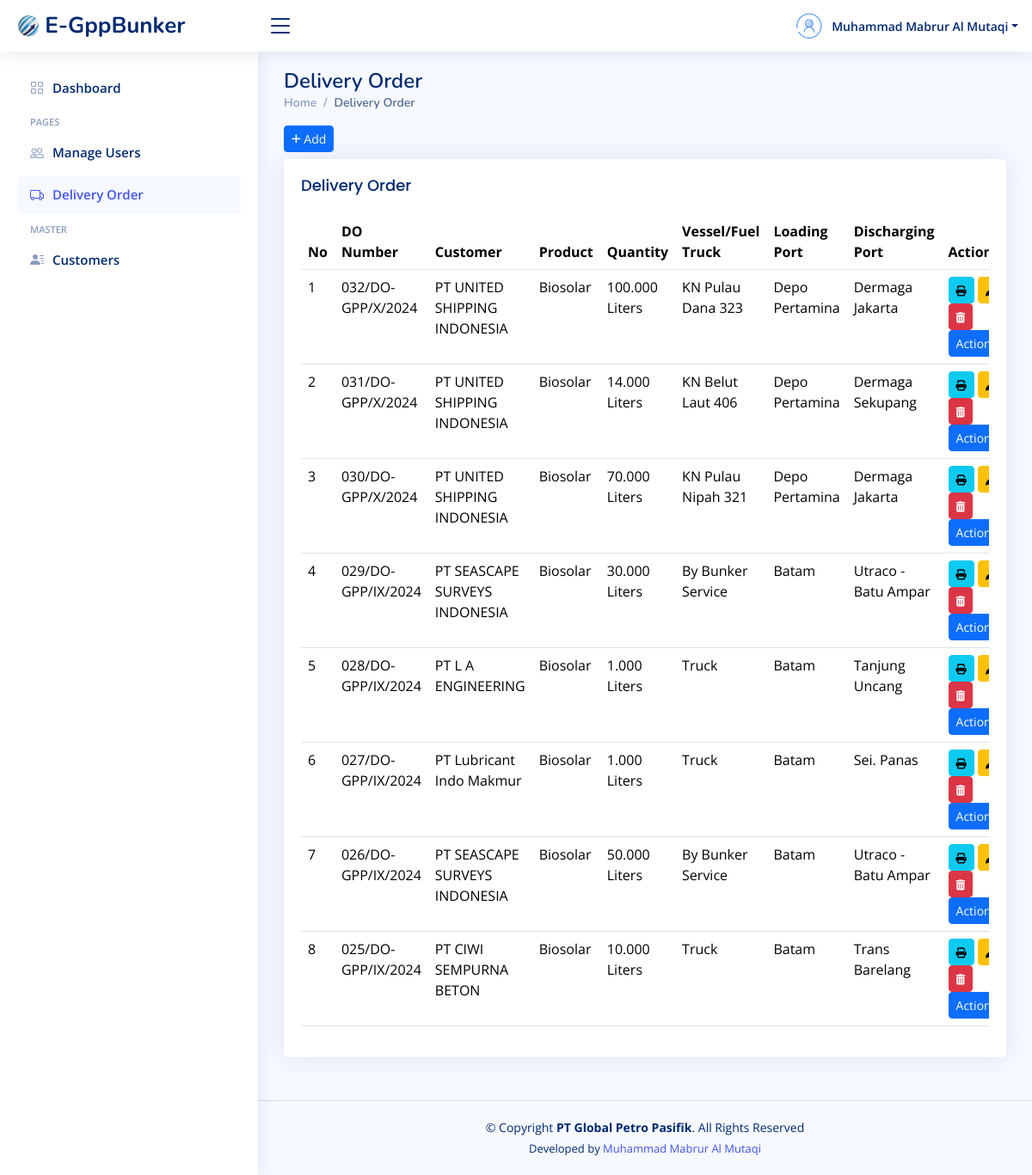
/manage-delivery-order.php (signed in), run on an earlier commit of the app's database.
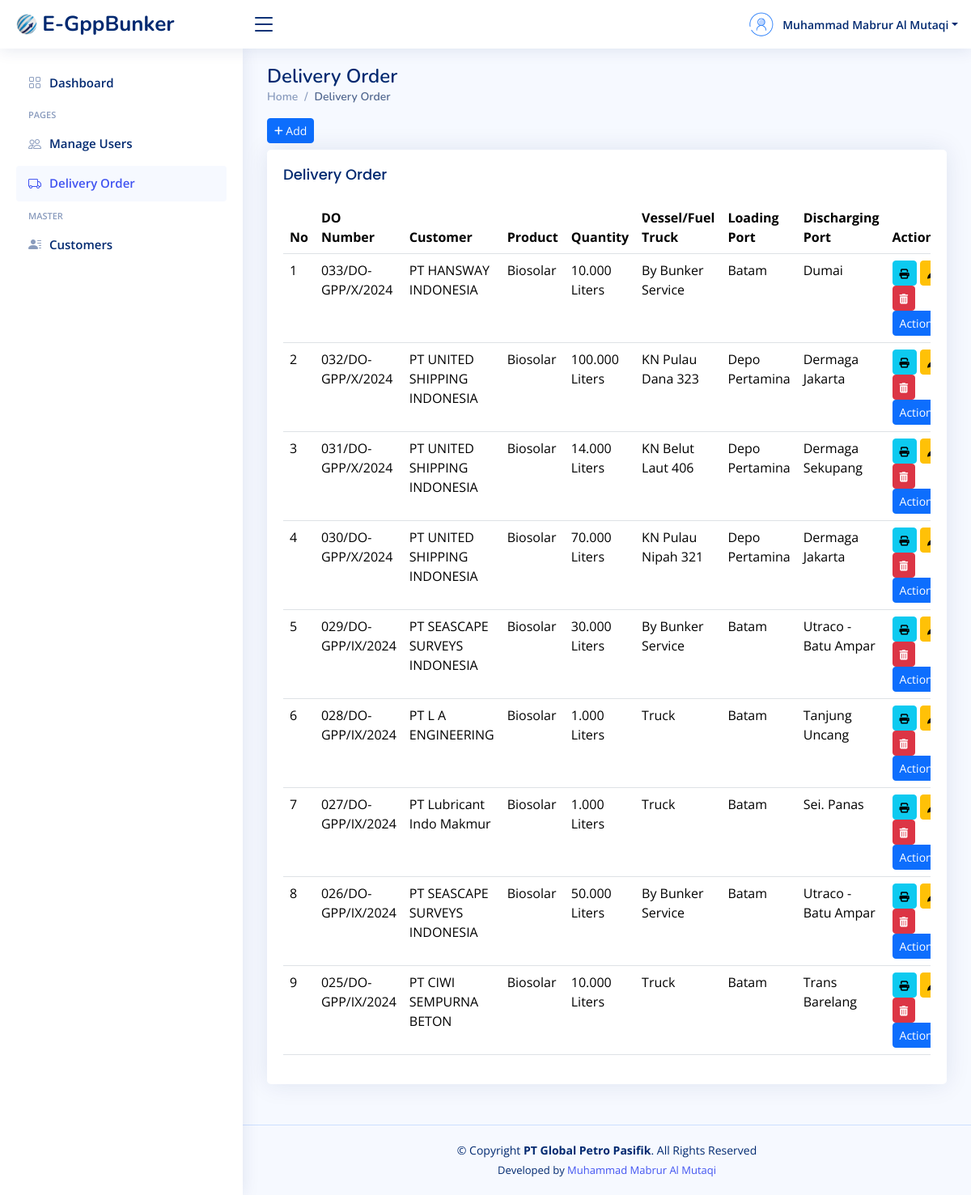
And on a later commit of the database.
### tables this page shows
CREATE TABLE `delivery_order` (
  `id_do` int(10) NOT NULL,
  `po_number` varchar(50) DEFAULT NULL,
  `do_number` varchar(50) NOT NULL,
  `do_date` date DEFAULT NULL,
  `customer_id` int(10) NOT NULL,
  `product` varchar(60) NOT NULL,
  `armada` varchar(60) NOT NULL,
  `quantity` bigint(15) NOT NULL,
  `driver` varchar(50) DEFAULT NULL,
  `departure_time` varchar(30) DEFAULT NULL,
  `arrival_time` varchar(30) DEFAULT NULL,
  `loading_port` varchar(50) NOT NULL,
  `discharging_port` varchar(50) NOT NULL,
  `commence_pump` varchar(30) DEFAULT NULL,
  `finished_pump` varchar(30) DEFAULT NULL,
  `seal_number1` varchar(30) DEFAULT NULL,
  `seal_number2` varchar(30) DEFAULT NULL
);

CREATE TABLE `customer` (
  `id_customer` int(10) NOT NULL,
  `customer_name` varchar(60) NOT NULL,
  `address` text NOT NULL
);

### manage-delivery-order.php (the view, shortened to what this page needs)
<?php
include "koneksi.php";
$nama = $_SESSION["nama"];
?>
<!DOCTYPE html>
<html lang="en">
<?php
include "layouts/head-css.php";
?>
<body>
  <?php
  include "layouts/header.php";
  ?>
  <?php
  include "layouts/sidebar.php";
  ?>
  <main id="main" class="main">
    <div class="pagetitle">
      <h1>Delivery Order</h1>
      <nav>
        <ol class="breadcrumb">
          <li class="breadcrumb-item"><a href="index.php">Home</a></li>
          <li class="breadcrumb-item active">Delivery Order</li>
        </ol>
      </nav>
    </div>
    <a href="tambah-delivery.php" class="btn btn-primary btn-sm mb-2"><i class="fa fa-plus fa-sm"></i> Add</a>
    <section class="section">
      <div class="row">
        <div class="col-lg-12">
          <div class="card">
            <div class="card-body">
              <h5 class="card-title">Delivery Order</h5>
              <div class="table-responsive">
                <table class="table datatable table table-hover">
                  <thead>
                    <tr>
                      <th>No</th>
                      <th>DO Number</th>
                      <th>Customer</th>
                      <th>Product</th>
                      <th>Quantity</th>
                      <th>Vessel/Fuel Truck</th>
                      <th>Loading Port</th>
                      <th>Discharging Port</th>
                      <th>Action</th>
                    </tr>
                  </thead>
                  <tbody>
                    <?php
                    $no = 1;
                    $query = "SELECT * FROM delivery_order JOIN customer ON customer.id_customer=delivery_order.customer_id LEFT JOIN bdr ON bdr.do_id=delivery_order.id_do LEFT JOIN bunker_checklist ON bunker_checklist.do_id=delivery_order.id_do LEFT JOIN sample_receipt ON sample_receipt.do_id=delivery_order.id_do ORDER BY id_do DESC";
                    $tampil = mysqli_query($koneksi, $query);
                    if (mysqli_num_rows($tampil) > 0) {
                      while ($data = mysqli_fetch_assoc($tampil)) {
                    ?>
                        <tr>
                          <td><?= $no++ ?></td>
                          <td><?= $data['do_number'] ?></td>
                          <td><?= $data['customer_name'] ?></td>
                          <td><?= $data['product'] ?></td>
                          <td><?= number_format($data['quantity'], 0, ',', '.') ?> Liters</td>
                          <td><?= $data['armada'] ?></td>
                          <td><?= $data['loading_port'] ?></td>
                          <td><?= $data['discharging_port'] ?></td>
                          <td>
                            <a href="#" class="btn btn-info btn-sm" onclick="printContent(<?= $data['id_do'] ?>);"><i class="fa fa-print fa-sm"></i> </a>
                            <a href="edit-delivery.php?id_do=<?= $data['id_do'] ?>" class="btn btn-warning btn-sm"><i class="fa fa-pen fa-sm"></i> </a>
                            <a href="#" class="btn btn-danger btn-sm" onclick="return confirmRemove(<?= $data['id_do'] ?>);"><i class="fa fa-trash fa-sm"></i> </a>
                            <div class="btn-group">
                              <button type="button" class="btn btn-primary btn-sm dropdown-toggle" data-bs-toggle="dropdown" aria-expanded="false">
                                Actions
                              </button>
                            </div>
                          </td>
                        </tr>
                      <?php
                      }
                    } else {
                      ?>
                      <tr>
                        <td colspan="5" class="text-center">Tidak ada data</td>
                      </tr>
                    <?php } ?>
                  </tbody>
                </table>
              </div>
            </div>
          </div>
        </div>
      </div>
    </section>
  </main>
  <?php
  include "layouts/footer.php";
  ?>
</body>
</html>

### layouts/head-css.php (shortened to what this page needs)
<head>
  <link href="assets/vendor/bootstrap/css/bootstrap.min.css" rel="stylesheet">
  <link href="assets/vendor/bootstrap-icons/bootstrap-icons.css" rel="stylesheet">
  <link href="assets/vendor/boxicons/css/boxicons.min.css" rel="stylesheet">
  <link href="assets/vendor/quill/quill.snow.css" rel="stylesheet">
  <link href="assets/vendor/quill/quill.bubble.css" rel="stylesheet">
  <link href="assets/vendor/remixicon/remixicon.css" rel="stylesheet">
  <link href="assets/vendor/simple-datatables/style.css" rel="stylesheet">
  <link href="assets/css/style.css" rel="stylesheet">
  <link rel="stylesheet" href="node_modules/@fortawesome/fontawesome-free/css/all.min.css">
</head>

### layouts/header.php (shortened to what this page needs)
<header id="header" class="header fixed-top d-flex align-items-center">
<div class="d-flex align-items-center justify-content-between">
  <a href="index.php" class="logo d-flex align-items-center">
    <img src="assets/img/logo-gpp-2.png" alt="">
    <span class=" d-lg-block">E-GppBunker</span>
  </a>
  <i class="bi bi-list toggle-sidebar-btn"></i>
</div>
<nav class="header-nav ms-auto">
  <ul class="d-flex align-items-center">
    <li class="nav-item dropdown pe-3">
      <a class="nav-link nav-profile d-flex align-items-center pe-0" href="#" data-bs-toggle="dropdown">
        <img src="assets/img/user-286.png" alt="Profile" class="rounded-circle">
        <span class="d-none d-md-block dropdown-toggle ps-2"><?= $nama?></span>
      </a>
    </li>
  </ul>
</nav>
</header>

### layouts/sidebar.php
<aside id="sidebar" class="sidebar">
<ul class="sidebar-nav" id="sidebar-nav">
  <li class="nav-item">
    <a class="nav-link <?= basename($_SERVER['PHP_SELF']) == 'index.php' || basename($_SERVER['PHP_SELF']) == 'my-profile.php' || basename($_SERVER['PHP_SELF']) == 'change-profile.php' || basename($_SERVER['PHP_SELF']) == 'change-password.php' ? '' : 'collapsed'?>" href="index.php">
      <i class="bi bi-grid"></i>
      <span>Dashboard</span>
    </a>
  </li>
  <li class="nav-heading">Pages</li>
  <?php if (isset($_SESSION['is_admin']) && $_SESSION['is_admin'] == true): ?>
    <li class="nav-item ">
      <a class="nav-link <?= basename($_SERVER['PHP_SELF']) == 'manage-users.php' || basename($_SERVER['PHP_SELF']) == 'tambah-user.php' || basename($_SERVER['PHP_SELF']) == 'reset-password.php' ? '' : 'collapsed'?>" href="manage-users.php">
        <i class="bi bi-people"></i>
        <span>Manage Users</span>
      </a>
    </li>
  <?php endif; ?>
  <li class="nav-item">
    <a class="nav-link <?= basename($_SERVER['PHP_SELF']) == 'manage-delivery-order.php' || basename($_SERVER['PHP_SELF']) == 'tambah-delivery.php' || basename($_SERVER['PHP_SELF']) == 'edit-delivery.php' || basename($_SERVER['PHP_SELF']) == 'view-bdr.php' || basename($_SERVER['PHP_SELF']) == 'tambah-bdr.php' || basename($_SERVER['PHP_SELF']) == 'edit-bdr.php' || basename($_SERVER['PHP_SELF']) == 'tambah-checklist.php' || basename($_SERVER['PHP_SELF']) == 'edit-checklist.php' || basename($_SERVER['PHP_SELF']) == 'view-checklist.php' || basename($_SERVER['PHP_SELF']) == 'tambah-sample.php' || basename($_SERVER['PHP_SELF']) == 'view-sample.php' ? '' : 'collapsed'?>" href="manage-delivery-order.php">
      <i class="bi bi-truck"></i>
      <span>Delivery Order</span>
    </a>
  </li>
  <li class="nav-heading">Master</li>
  <li class="nav-item">
    <a class="nav-link <?= basename($_SERVER['PHP_SELF']) == 'manage-customers.php' || basename($_SERVER['PHP_SELF']) == 'tambah-customer.php' || basename($_SERVER['PHP_SELF']) == 'edit-customer.php' ? '' : 'collapsed'?>" href="manage-customers.php">
      <i class="bi bi-person-lines-fill"></i>
      <span>Customers</span>
    </a>
  </li>
</ul>
</aside>

### layouts/footer.php
<footer id="footer" class="footer">
    <div class="copyright">
        &copy; Copyright <strong><span>PT Global Petro Pasifik</span></strong>. All Rights Reserved
    </div>
    <div class="credits">
        Developed by <a href="https://www.instagram.com/mabruralmutaqi/" target="_blank">Muhammad Mabrur Al Mutaqi</a>
    </div>
</footer>

### assets/css/style.css (style rules this page uses)
:root { scroll-behavior: smooth; }
body { font-family: "Open Sans", sans-serif; background: #f6f9ff; color: #444444; }
a { color: #4154f1; text-decoration: none; }
h1, h2, h3, h4, h5, h6 { font-family: "Nunito", sans-serif; }
#main { margin-top: 60px; padding: 20px 30px; transition: all 0.3s; }
.pagetitle { margin-bottom: 10px; }
.pagetitle h1 { font-size: 24px; margin-bottom: 0; font-weight: 600; color: #012970; }
.card { margin-bottom: 30px; border: none; border-radius: 5px; box-shadow: 0px 0 30px rgba(1, 41, 112, 0.1); }
.card-title { padding: 20px 0 15px 0; font-size: 18px; font-weight: 500; color: #012970; font-family: "Poppins", sans-serif; }
.card-body { padding: 0 20px 20px 20px; }
.breadcrumb { font-size: 14px; font-family: "Nunito", sans-serif; color: #899bbd; font-weight: 600; }
.breadcrumb a { color: #899bbd; transition: 0.3s; }
.breadcrumb .breadcrumb-item::before { color: #899bbd; }
.breadcrumb .active { color: #51678f; font-weight: 600; }
.logo { line-height: 1; }
@media (min-width: 1200px) { .logo { width: 280px; } }
.logo img { max-height: 26px; margin-right: 6px; }
.logo span { font-size: 26px; font-weight: 700; color: #012970; font-family: "Nunito", sans-serif; }
.header { transition: all 0.5s; z-index: 997; height: 60px; box-shadow: 0px 2px 20px rgba(1, 41, 112, 0.1); background-color: #fff; padding-left: 20px; }
.header .toggle-sidebar-btn { font-size: 32px; padding-left: 10px; cursor: pointer; color: #012970; }
.header-nav ul { list-style: none; }
.header-nav>ul { margin: 0; padding: 0; }
.header-nav .nav-profile { color: #012970; }
.header-nav .nav-profile img { max-height: 36px; }
.header-nav .nav-profile span { font-size: 14px; font-weight: 600; }
.sidebar { position: fixed; top: 60px; left: 0; bottom: 0; width: 300px; z-index: 996; transition: all 0.3s; padding: 20px; overflow-y: auto; scrollbar-width: thin; scrollbar-color: #aab7cf transparent; box-shadow: 0px 0px 20px rgba(1, 41, 112, 0.1); background-color: #fff; }
@media (min-width: 1200px) { #main, #footer { margin-left: 300px; } }
.sidebar-nav { padding: 0; margin: 0; list-style: none; }
.sidebar-nav li { padding: 0; margin: 0; list-style: none; }
.sidebar-nav .nav-item { margin-bottom: 5px; }
.sidebar-nav .nav-heading { font-size: 11px; text-transform: uppercase; color: #899bbd; font-weight: 600; margin: 10px 0 5px 15px; }
.sidebar-nav .nav-link { display: flex; align-items: center; font-size: 15px; font-weight: 600; color: #4154f1; transition: 0.3; background: #f6f9ff; padding: 10px 15px; border-radius: 4px; }
.sidebar-nav .nav-link i { font-size: 16px; margin-right: 10px; color: #4154f1; }
.sidebar-nav .nav-link.collapsed { color: #012970; background: #fff; }
.sidebar-nav .nav-link.collapsed i { color: #899bbd; }
.footer { padding: 20px 0; font-size: 14px; transition: all 0.3s; border-top: 1px solid #cddfff; }
.footer .copyright { text-align: center; color: #012970; }
.footer .credits { padding-top: 5px; text-align: center; font-size: 13px; color: #012970; }

What changed in the data, as far as the page shows it:
added delivery_order: do_number "033/DO-GPP/X/2024", customer.customer_name "PT HANSWAY INDONESIA", product "Biosolar", quantity "10.000", armada "By Bunker Service", loading_port "Batam", discharging_port "Dumai"
